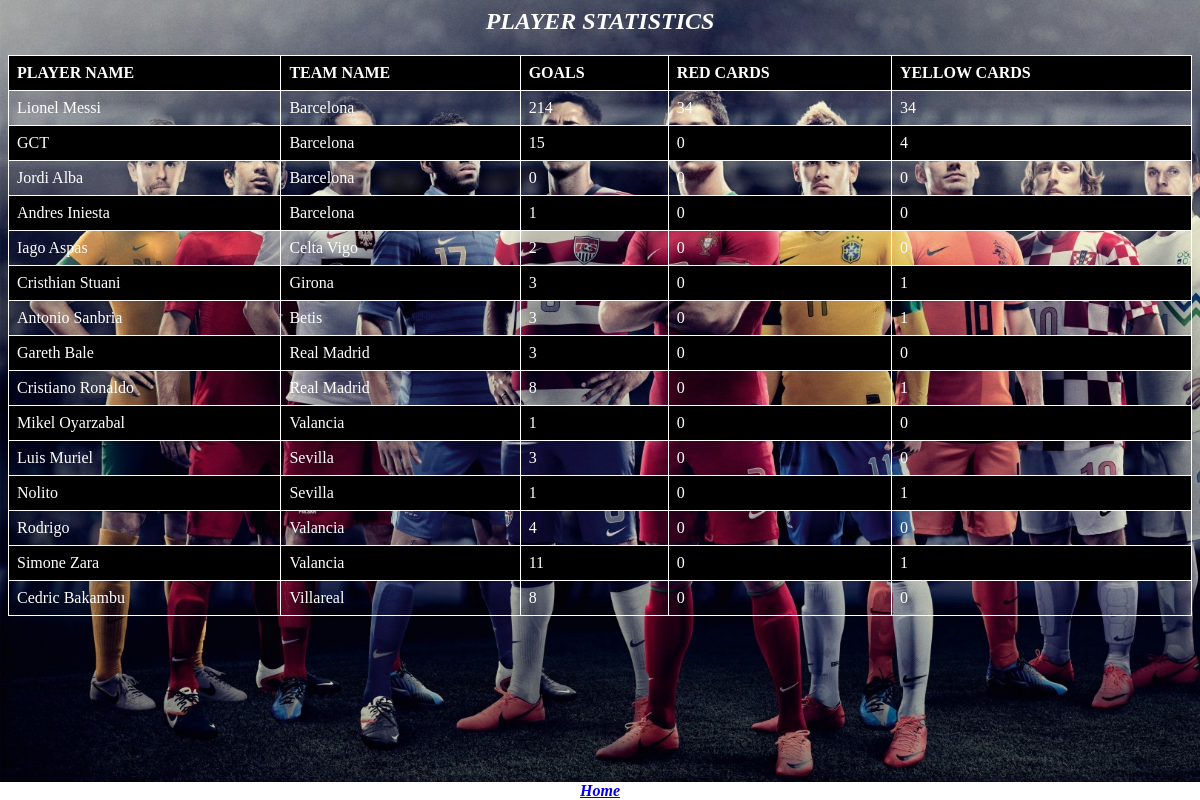
/viewstats.php, run on the app's committed database.
### tables this page shows
CREATE TABLE `statistics` (
  `player_id` varchar(20) NOT NULL,
  `team_id` int(11) NOT NULL,
  `goals` int(38) NOT NULL,
  `red_cards` int(38) NOT NULL,
  `yellow_cards` int(38) NOT NULL
);

CREATE TABLE `player` (
  `player_id` varchar(20) NOT NULL,
  `name` varchar(20) NOT NULL,
  `nationality` varchar(20) NOT NULL,
  `age` int(38) NOT NULL,
  `position` varchar(20) NOT NULL,
  `team_id` int(38) NOT NULL
);

CREATE TABLE `team` (
  `team_id` int(38) NOT NULL,
  `team_name` varchar(20) NOT NULL,
  `captain` varchar(40) NOT NULL,
  `location` varchar(50) NOT NULL,
  `rank` int(38) NOT NULL,
  `points` int(11) NOT NULL
);

### viewstats.php (the view, shortened to what this page needs)
<html>
<head>
</head>
<body>
<h2 style align="center"><i><b>PLAYER STATISTICS</h2>
  <div class="inner-button-container">
      <a href="index.html">Home</a>
  </div>
</body>
</html>
<?php
$link = mysqli_connect("localhost", "root", "", "management");
$sql = "SELECT name,team_name,goals,red_cards,yellow_cards
FROM ((PLAYER JOIN TEAM ON player.team_id = team.team_id) JOIN STATISTICS ON player.player_id = statistics.player_id);";
if($result = mysqli_query($link, $sql)){
    if(mysqli_num_rows($result) > 0){
        echo "<table>";
            echo "<tr>";
                echo "<th>PLAYER NAME</th>";
                echo "<th>TEAM NAME</th>";
                echo "<th>GOALS</th>";
                echo "<th>RED CARDS</th>";
                echo "<th>YELLOW CARDS</th>";
            echo "</tr>";
        while($row = mysqli_fetch_array($result)){
            echo "<tr>";
                echo "<td>" . $row['name'] . "</td>";
                echo "<td>" . $row['team_name'] . "</td>";
                echo "<td>" . $row['goals'] . "</td>";
                echo "<td>" . $row['red_cards'] . "</td>";
                echo "<td>" . $row['yellow_cards'] . "</td>";
            echo "</tr>";
        }
        echo "</table>";
    } else{
        echo "No records matching your query were found.";
    }
} else{
    echo "ERROR: Could not able to execute $sql. " . mysqli_error($link);
}
?>

### viewstats.php (style rules this page uses)
body { color:white; background-image: url("teamex5.jpg"); background-size:cover; }
table, th, td { border: 1px solid white; }
table { border-collapse: collapse; width: 100%; }
th, td { text-align: left; padding: 8px; }
.inner-button-container { background-color:white; position:absolute; bottom:0; right:0; left:0; text-align:center; }
tr:nth-child(odd) { background-color: black }

### data on the page
statistics: player_id.name "Lionel Messi", team.team_name "Barcelona", goals "214", red_cards "34", yellow_cards "34"
statistics: player_id.name "GCT", team.team_name "Barcelona", goals "15", red_cards "0", yellow_cards "4"
statistics: player_id.name "Jordi Alba", team.team_name "Barcelona", goals "0", red_cards "0", yellow_cards "0"
statistics: player_id.name "Andres Iniesta", team.team_name "Barcelona", goals "1", red_cards "0", yellow_cards "0"
statistics: player_id.name "Iago Aspas", team.team_name "Celta Vigo", goals "2", red_cards "0", yellow_cards "0"
statistics: player_id.name "Cristhian Stuani", team.team_name "Girona", goals "3", red_cards "0", yellow_cards "1"
statistics: player_id.name "Antonio Sanbria", team.team_name "Betis", goals "3", red_cards "0", yellow_cards "1"
statistics: player_id.name "Gareth Bale", team.team_name "Real Madrid", goals "3", red_cards "0", yellow_cards "0"
statistics: player_id.name "Cristiano Ronaldo", team.team_name "Real Madrid", goals "8", red_cards "0", yellow_cards "1"
statistics: player_id.name "Mikel Oyarzabal", team.team_name "Valancia", goals "1", red_cards "0", yellow_cards "0"
statistics: player_id.name "Luis Muriel", team.team_name "Sevilla", goals "3", red_cards "0", yellow_cards "0"
statistics: player_id.name "Nolito", team.team_name "Sevilla", goals "1", red_cards "0", yellow_cards "1"
statistics: player_id.name "Rodrigo", team.team_name "Valancia", goals "4", red_cards "0", yellow_cards "0"
statistics: player_id.name "Simone Zara", team.team_name "Valancia", goals "11", red_cards "0", yellow_cards "1"
statistics: player_id.name "Cedric Bakambu", team.team_name "Villareal", goals "8", red_cards "0", yellow_cards "0"
